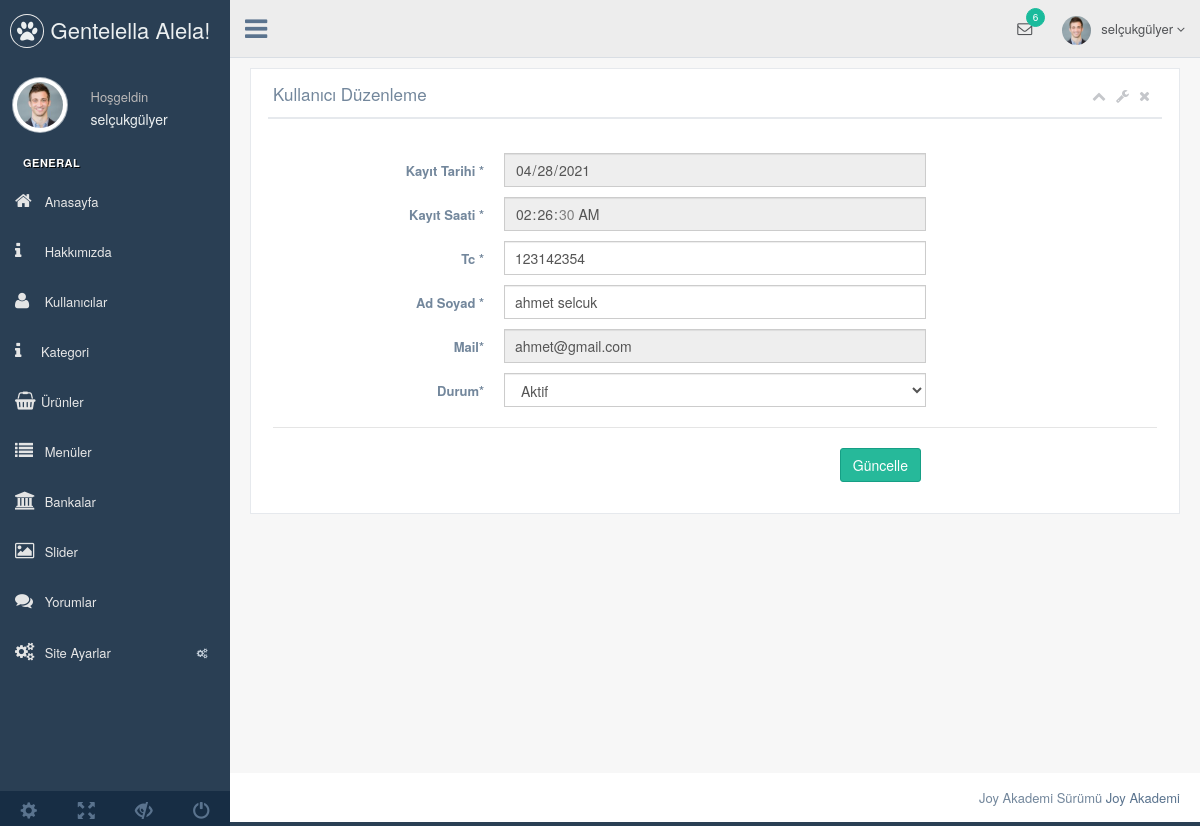
Screenshot of /nedmin/production/kullanici-duzenle.php?kullanici_id=2 (signed in) with the database file from the repository.
### tables this page shows
CREATE TABLE `kullanici` (
  `kullanici_id` int(11) NOT NULL,
  `kullanici_zaman` datetime NOT NULL DEFAULT CURRENT_TIMESTAMP,
  `kullanici_tc` varchar(250) NOT NULL,
  `kullanici_ad` varchar(50) NOT NULL,
  `kullanici_mail` varchar(50) NOT NULL,
  `kullanici_gsm` varchar(100) NOT NULL,
  `kullanici_password` varchar(50) NOT NULL,
  `kullanici_adsoyad` varchar(50) NOT NULL,
  `kullanici_adres` varchar(50) NOT NULL,
  `kullanici_il` varchar(250) NOT NULL,
  `kullanici_ilce` varchar(250) NOT NULL,
  `kullanici_unvan` varchar(100) NOT NULL,
  `kullanici_yetki` varchar(50) NOT NULL,
  `kullanici_durum` int(1) NOT NULL DEFAULT '1'
);

### nedmin/production/kullanici-duzenle.php (the view, shortened to what this page needs)
<?php
include'header.php';
  $kullanicisor=$db->prepare("SELECT * from kullanici where kullanici_id=:id" );
  $kullanicisor->execute(array
    (
      'id' => $_GET['kullanici_id']
    ));
  $kullanicicek=$kullanicisor->fetch(PDO::FETCH_ASSOC);
 ?>
        <div class="right_col" role="main">
          <div class="">
            <div class="row">
              <div class="col-md-12 col-sm-12 col-xs-12">
                <div class="x_panel">
                  <div class="x_title">
                    <h2>Kullanıcı Düzenleme </h2>
                    <ul class="nav navbar-right panel_toolbox">
                      <li><a class="collapse-link"><i class="fa fa-chevron-up"></i></a>
                      </li>
                      <li class="dropdown">
                        <a href="#" class="dropdown-toggle" data-toggle="dropdown" role="button" aria-expanded="false"><i class="fa fa-wrench"></i></a>
                      </li>
                      <li><a class="close-link"><i class="fa fa-close"></i></a>
                      </li>
                    </ul>
                    <div class="clearfix"></div>
                  </div>
                  <div class="x_content">
                    <br />
                    <form action="../netting/islem.php" method="POST" id="demo-form2" data-parsley-validate class="form-horizontal form-label-left">
                      <?php
                      $zaman=explode(" ", $kullanicicek['kullanici_zaman']);
                       ?>
                       <div class="form-group">
                        <label class="control-label col-md-3 col-sm-3 col-xs-12" for="first-name">Kayıt Tarihi <span class="required">*</span>
                        </label>
                        <div class="col-md-6 col-sm-6 col-xs-12">
                          <input type="Date" id="first-name" name="kullanici_zaman" disabled="" required="required" value="<?php echo $zaman[0] ?>" class="form-control col-md-7 col-xs-12">
                        </div>
                      </div>
                       <div class="form-group">
                        <label class="control-label col-md-3 col-sm-3 col-xs-12" for="first-name">Kayıt Saati <span class="required">*</span>
                        </label>
                        <div class="col-md-6 col-sm-6 col-xs-12">
                          <input type="time" id="first-name" name="kullanici_zaman" disabled="" required="required" value="<?php echo $zaman[1] ?>" class="form-control col-md-7 col-xs-12">
                        </div>
                      </div>
                      <div class="form-group">
                        <label class="control-label col-md-3 col-sm-3 col-xs-12" for="first-name">Tc <span class="required">*</span>
                        </label>
                        <div class="col-md-6 col-sm-6 col-xs-12">
                          <input type="text" id="first-name" name="kullanici_tc" required="required" value="<?php echo $kullanicicek['kullanici_tc'] ?>" class="form-control col-md-7 col-xs-12">
                        </div>
                      </div>
                       <div class="form-group">
                        <label class="control-label col-md-3 col-sm-3 col-xs-12" for="first-name">Ad Soyad <span class="required">*</span>
                        </label>
                        <div class="col-md-6 col-sm-6 col-xs-12">
                          <input type="text" id="first-name" name="kullanici_adsoyad" value="<?php echo $kullanicicek['kullanici_adsoyad'] ?>" required="required" class="form-control col-md-7 col-xs-12">
                        </div>
                      </div>
                       <div class="form-group">
                        <label class="control-label col-md-3 col-sm-3 col-xs-12" for="first-name">Mail<span class="required">*</span>
                        </label>
                        <div class="col-md-6 col-sm-6 col-xs-12">
                          <input type="text" id="first-name" disabled=""  name="kullanici_mail" value="<?php echo $kullanicicek['kullanici_mail'] ?>" required="required" class="form-control col-md-7 col-xs-12">
                        </div>
                      </div>
                        <div class="form-group">
                        <label class="control-label col-md-3 col-sm-3 col-xs-12" for="first-name">Durum<span class="required">*</span>
                        </label>
                        <div class="col-md-6 col-sm-6 col-xs-12">
                          <select type="text" id="first-name" name="kullanici_durum"  required="required" class="form-control">
                          <option value="1" <?php echo $kullanicicek['kullanici_durum']=='1' ? 'selected=""' : ''; ?>>
                          Aktif</option>
                          </select>
                        </div>
                      </div>
                      <div class="ln_solid"></div>
                      <div class="form-group">
                        <div align="right" class="col-md-6 col-sm-6 col-xs-12 col-md-offset-3">
                          <button type="submit" name="kullaniciduzenle" class="btn btn-success">Güncelle</button>
                        </div>
                      </div>
                    </form>
                  </div>
                </div>
              </div>
            </div>
          </div>
        </div>
     <?php include 'footer.php'; ?>

### nedmin/production/header.php (shortened to what this page needs)
<?php
  include '../netting/baglan.php';
    $kullanicisor=$db->prepare("SELECT * from kullanici where kullanici_mail=:mail" );
  $kullanicisor->execute(array
    (
      'mail' => $_SESSION['kullanici_mail']
    ));
  $kullanicicek=$kullanicisor->fetch(PDO::FETCH_ASSOC);
 ?>
<!DOCTYPE html>
<html lang="en">
  <head>
    <link href="../vendors/bootstrap/dist/css/bootstrap.min.css" rel="stylesheet">
    <link href="../vendors/font-awesome/css/font-awesome.min.css" rel="stylesheet">
    <link href="../vendors/nprogress/nprogress.css" rel="stylesheet">
    <link href="../vendors/iCheck/skins/flat/green.css" rel="stylesheet">
    <link href="../vendors/datatables.net-bs/css/dataTables.bootstrap.min.css" rel="stylesheet">
    <link href="../vendors/datatables.net-buttons-bs/css/buttons.bootstrap.min.css" rel="stylesheet">
    <link href="../vendors/datatables.net-fixedheader-bs/css/fixedHeader.bootstrap.min.css" rel="stylesheet">
    <link href="../vendors/datatables.net-responsive-bs/css/responsive.bootstrap.min.css" rel="stylesheet">
    <link href="../vendors/datatables.net-scroller-bs/css/scroller.bootstrap.min.css" rel="stylesheet">
    <link rel="stylesheet"  href="../vendors/dropzone/dist/min/dropzone.min.css">
    <link href="../build/css/custom.min.css" rel="stylesheet">
  </head>
  <body class="nav-md">
    <div class="container body">
      <div class="main_container">
        <div class="col-md-3 left_col">
          <div class="left_col scroll-view">
            <div class="navbar nav_title" style="border: 0;">
              <a href="index.html" class="site_title"><i class="fa fa-paw"></i> <span>Gentelella Alela!</span></a>
            </div>
            <div class="profile clearfix">
              <div class="profile_pic">
                <img src="images/img.jpg" alt="..." class="img-circle profile_img">
              </div>
              <div class="profile_info">
                <span>Hoşgeldin</span>
                <h2><?php echo $kullanicicek['kullanici_adsoyad'] ?></h2>
              </div>
            </div>
            <br />
            <div id="sidebar-menu" class="main_menu_side hidden-print main_menu">
              <div class="menu_section">
                <h3>General</h3>
                <ul class="nav side-menu">
                   <li><a href="index.php"><i class="fa fa-home"></i> Anasayfa </a></li>
                     <li><a href="hakkimizda.php"><i class="fa fa-info"></i> Hakkımızda </a></li>
                      <li><a href="kullanici.php"><i class="fa fa-user"></i> Kullanıcılar </a></li>
                      <li><a href="kategori.php"><i class="fa fa-info"></i>Kategori</a></li>
                      <li><a href="urun.php"><i class="fa fa-shopping-basket"></i>Ürünler</a></li>
                      <li><a href="menu.php"><i class="fa fa-list"></i> Menüler </a></li>
                      <li><a href="banka.php"><i class="fa fa-university"></i> Bankalar </a></li>
                       <li><a href="slider.php"><i class="fa fa-image"></i> Slider </a></li>
                       <li><a href="yorumlar.php"><i class="fa fa-comments"></i> Yorumlar </a></li>
                  <li><a><i class="fa fa-cogs"></i> Site Ayarlar <span class="fa fa-cogs"></span></a>
                  </li>
                  </ul>
              </div>
            </div>
            <div class="sidebar-footer hidden-small">
              <a data-toggle="tooltip" data-placement="top" title="Settings">
                <span class="glyphicon glyphicon-cog" aria-hidden="true"></span>
              </a>
              <a data-toggle="tooltip" data-placement="top" title="FullScreen">
                <span class="glyphicon glyphicon-fullscreen" aria-hidden="true"></span>
              </a>
              <a data-toggle="tooltip" data-placement="top" title="Lock">
                <span class="glyphicon glyphicon-eye-close" aria-hidden="true"></span>
              </a>
              <a data-toggle="tooltip" data-placement="top" title="Logout">
                <span class="glyphicon glyphicon-off" aria-hidden="true"></span>
              </a>
            </div>
          </div>
        </div>
        <div class="top_nav">
          <div class="nav_menu">
            <nav>
              <div class="nav toggle">
                <a id="menu_toggle"><i class="fa fa-bars"></i></a>
              </div>
              <ul class="nav navbar-nav navbar-right">
                <li class="">
                  <a href="javascript:;" class="user-profile dropdown-toggle" data-toggle="dropdown" aria-expanded="false">
                    <img src="images/img.jpg" alt=""><?php echo $kullanicicek['kullanici_adsoyad'] ?>
                    <span class=" fa fa-angle-down"></span>
                  </a>
                </li>
                <li role="presentation" class="dropdown">
                  <a href="javascript:;" class="dropdown-toggle info-number" data-toggle="dropdown" aria-expanded="false">
                    <i class="fa fa-envelope-o"></i>
                    <span class="badge bg-green">6</span>
                  </a>
                </li>
              </ul>
            </nav>
          </div>
        </div>

### rows the page displays
kullanici: kullanici_adsoyad "selçukgülyer"
kullanici: kullanici_zaman "04/28/2021", kullanici_zaman "02:26:30", kullanici_tc "123142354", kullanici_adsoyad "ahmet selcuk", kullanici_mail "ahmet@gmail.com", kullanici_durum "Aktif"
